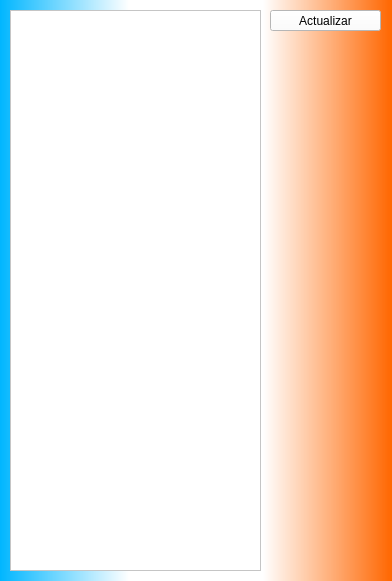
<?xml version="1.0" encoding="UTF-8"?>
<ui version="4.0">
 <class>VentanaNoNacidos</class>
 <widget class="QMainWindow" name="VentanaNoNacidos">
  <property name="geometry">
   <rect>
    <x>0</x>
    <y>0</y>
    <width>392</width>
    <height>581</height>
   </rect>
  </property>
  <property name="minimumSize">
   <size>
    <width>392</width>
    <height>581</height>
   </size>
  </property>
  <property name="maximumSize">
   <size>
    <width>392</width>
    <height>581</height>
   </size>
  </property>
  <property name="windowTitle">
   <string>No Nacidos</string>
  </property>
  <property name="styleSheet">
   <string notr="true">background-color: qlineargradient(spread:pad, x1:0, y1:0, x2:1, y2:0, stop:0 rgba(0, 182, 255, 255), stop:0.329545 rgba(255, 255, 255, 255), stop:0.670455 rgba(255, 255, 255, 255), stop:1 rgba(255, 102, 0, 255));</string>
  </property>
  <widget class="QWidget" name="centralwidget">
   <widget class="QTextBrowser" name="cuadroIds">
    <property name="geometry">
     <rect>
      <x>10</x>
      <y>10</y>
      <width>251</width>
      <height>561</height>
     </rect>
    </property>
    <property name="styleSheet">
     <string notr="true">background-color: rgb(255, 255, 255);</string>
    </property>
   </widget>
   <widget class="QPushButton" name="botonActualizar">
    <property name="geometry">
     <rect>
      <x>270</x>
      <y>10</y>
      <width>111</width>
      <height>21</height>
     </rect>
    </property>
    <property name="styleSheet">
     <string notr="true">background-color: rgb(255, 255, 255);
font: 75 16pt &quot;System&quot;;</string>
    </property>
    <property name="text">
     <string>Actualizar</string>
    </property>
   </widget>
  </widget>
 </widget>
 <resources/>
 <connections/>
</ui>
